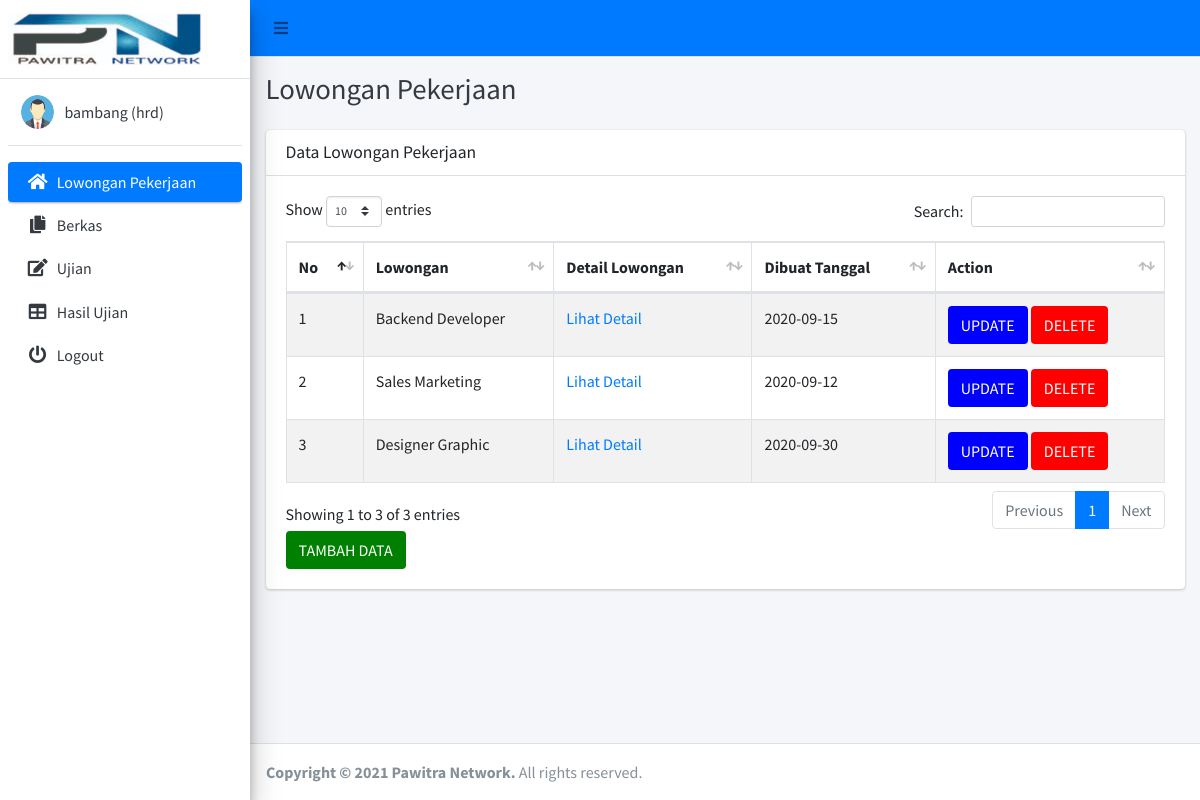
Screenshot of /index_hrd.php (signed in) with the database file from the repository.
### tables this page shows
CREATE TABLE `loker` (
  `id_loker` varchar(20) NOT NULL,
  `keahlian` varchar(100) NOT NULL,
  `pengalaman` varchar(100) NOT NULL,
  `kualifikasi` varchar(100) NOT NULL,
  `divisi` varchar(100) NOT NULL,
  `jabatan` varchar(100) NOT NULL,
  `tema` varchar(100) NOT NULL,
  `created_at_date` date NOT NULL
);

### index_hrd.php (the view, shortened to what this page needs)
<?php
            include 'koneksi.php';
?>
<!DOCTYPE html>
<html>
<head>
  <link rel="stylesheet" href="plugins/fontawesome-free/css/all.min.css">
  <link rel="stylesheet" href="https://code.ionicframework.com/ionicons/2.0.1/css/ionicons.min.css">
  <link rel="stylesheet" href="plugins/datatables-bs4/css/dataTables.bootstrap4.min.css">
  <link rel="stylesheet" href="plugins/datatables-responsive/css/responsive.bootstrap4.min.css">
  <link rel="stylesheet" href="dist/css/adminlte.min.css">
</head>
<body class="hold-transition sidebar-mini layout-fixed">
<div class="wrapper">
  <nav class="main-header navbar navbar-expand navbar-blue navbar-light">
  <ul class="navbar-nav">
      <li class="nav-item">
        <a class="nav-link" data-widget="pushmenu" role="button"><i class="fas fa-bars"></i></a>
      </li>
    </ul>
    </nav>
  <aside class="main-sidebar sidebar-light-primary elevation-4">
    <a href="" class="brand-link">
      <img src="dist/img/rsz_1pawitra-net.jpg" class="">
    </a>
    <div class="sidebar">
      <div class="user-panel mt-3 pb-3 mb-3 d-flex">
        <div class="image">
        <img src="dist/img/hrd.png" class="img-circle">
        </div>
        <div class="info">
          <a class="d-block"><?php echo $_SESSION['username'].' '.'('.$_SESSION['level'].')'; ?></a>
        </div>
      </div>
      <nav class="mt-2">
        <ul class="nav nav-pills nav-sidebar flex-column" data-widget="treeview" role="menu" data-accordion="false">
          <li class="nav-item has-treeview">
            <a href="index_hrd.php" class="nav-link active">
              <i class="nav-icon fas fa-home"></i>
              <p>
                Lowongan Pekerjaan
              </p>
            </a>
          </li>
          <li class="nav-item has-treeview">
            <a href="berkas_hrd.php" class="nav-link">
              <i class="nav-icon fas fa-copy"></i>
              <p>
                Berkas
              </p>
            </a>
          </li>
          <li class="nav-item has-treeview">
            <a href="ujian_hrd.php" class="nav-link">
              <i class="nav-icon fas fa-edit"></i>
              <p>
                Ujian
              </p>
            </a>
          </li>
          <li class="nav-item has-treeview">
            <a href="hasil_ujian.php" class="nav-link">
              <i class="nav-icon fas fa-table"></i>
              <p>
                Hasil Ujian
              </p>
            </a>
          </li>
          <li class="nav-item has-treeview">
            <a href="logout.php" class="nav-link">
              <i class="nav-icon fas fa-power-off"></i>
              <p>
                Logout
              </p>
            </a>
          </li>
        </ul>
      </nav>
    </div>
  </aside>
  <div class="content-wrapper">
    <div class="content-header">
      <div class="container-fluid">
        <div class="row mb-2">
          <div class="col-sm-6">
            <h1 class="m-0 text-dark">Lowongan Pekerjaan</h1>
          </div>
        </div>
      </div>
    </div>
    <section class="content">
      <div class="container-fluid">
      <?php
        $lowongan = mysqli_query($sambung, "SELECT * FROM loker ");
        ?>
        <div class="row">
        <div class="col-md-12">
        <div class="card">
              <div class="card-header">
                <h3 class="card-title">Data Lowongan Pekerjaan</h3>
              </div>
              <div class="card-body">
                <table id="mydata" class="table table-bordered table-striped">
                  <thead>
                  <tr>
                    <th>No</th>
                    <th>Lowongan</th>
                    <th>Detail Lowongan</th>
                    <th>Dibuat Tanggal</th>
                    <th>Action</th>
                  </tr>
                  </thead>
                  <tbody>
                  <?php
                    $no=1;
                    while($data = mysqli_fetch_array($lowongan))
                    {
                    ?>
                  <tr>
                    <td><?php echo $no;?></td>
                    <td><?php echo $data['jabatan'];?></td>
                    <td><a href="lowongan_detail.php?id_loker=<?php echo $data['id_loker'];?>">Lihat Detail</a></td>
                    <td><?php echo $data['created_at_date'];?></td>
                    <td>
                        <a href="index_hrd.php?req=update&id_loker=<?php echo $data['id_loker'];?>" class="btn" style="background:blue;color:white">UPDATE</a>
                        <a href="lowongan_delete.php?id_loker=<?php echo $data['id_loker'];?>" class="btn" style="background:red;color:white">DELETE</a>
                    </td>
                  </tr>
                  <?php $no++;} ?>
                  </tbody>
                </table>
                <a href="#" class="btn" style="background:green;color:white" data-toggle="modal" data-target="#modal-id">TAMBAH DATA</a>
              </div>
            </div>
        </div>
        </div>
      </div>
    </section>
  </div>
  <footer class="main-footer">
    <strong>Copyright &copy; 2021 <a >Pawitra Network</a>.</strong>
    All rights reserved.
  </footer>
</div>
</body>
</html>

### rows the page displays
loker: jabatan "Backend Developer", created_at_date "2020-09-15"
loker: jabatan "Sales Marketing", created_at_date "2020-09-12"
loker: jabatan "Designer Graphic", created_at_date "2020-09-30"

### other values shown
$_SESSION['username'] "bambang"
$_SESSION['level'] "hrd"
